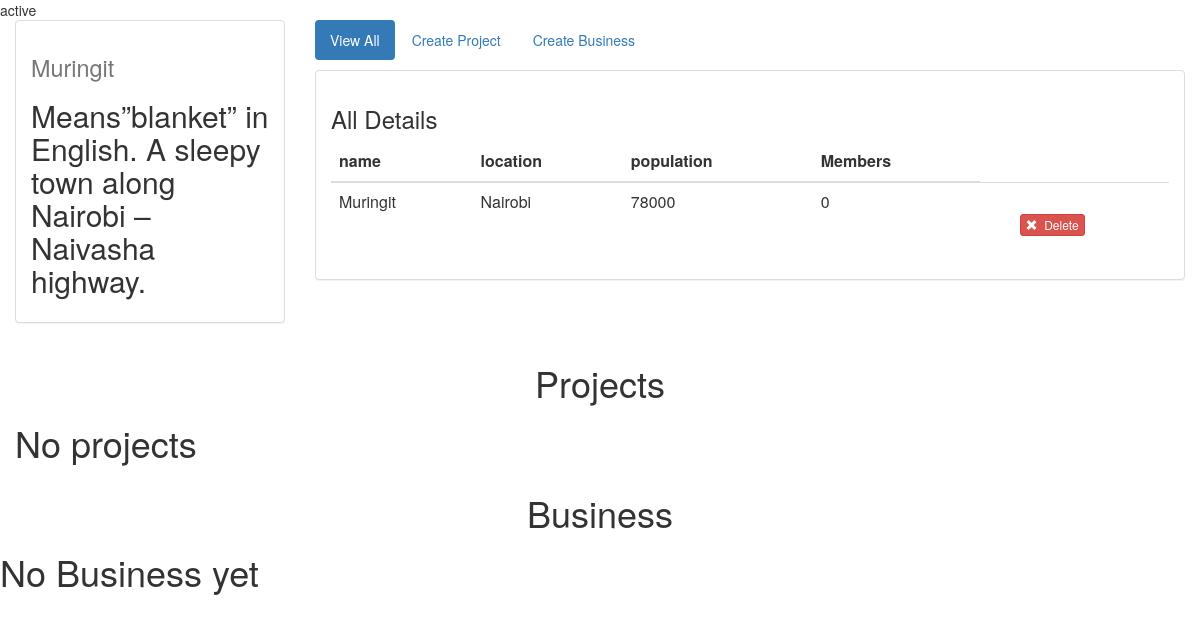
Screenshot of /3/ with the database file from the repository.
### app/models.py (models this page shows, shortened)
class Neighbourhood( models.Model ):
    CITY_CHOICES=(
        ('Nairobi' , 'Nairobi') ,
        ('Machakos' , 'Machakos') ,
        ('KItui' , 'KItui') ,
        ('Garissa' , 'Garissa') ,
        ('Mombasa' , 'Mombasa') ,
        ('Malindi' , 'Malindi') ,
        ('Kisumu' , 'Kisumu') ,
        ('Migori' , 'Migori') ,
        ('Kakamega' , 'Kakamega') ,
        ('Uasingishu' , 'Uasingishu') ,
    )
    name=models.CharField( max_length=300 , null=True )
    description=models.CharField(max_length=500 , null=True)
    location=models.CharField( max_length=100 , choices=CITY_CHOICES )
    population=models.IntegerField( )
    user=models.ForeignKey( User )

### app/views.py (the view)
# urls.py: url( r'^(?P<pk>[0-9]+)/$' , views.DetailView.as_view( ) , name='detail' ) ,
class DetailView( generic.DetailView ):
    model=Neighbourhood
    template_name='Hood/detail.html'

### app/templates/Hood/detail.html (shortened to what this page needs)
{% block body %}
  <link rel="stylesheet" href="https://maxcdn.bootstrapcdn.com/bootstrap/3.3.6/css/bootstrap.min.css">
    <link rel="stylesheet" type="text/css" href=""/>
<div class="container-fluid songs-container">
    <div class="row">
        <div class="col-sm-4 col-md-3">
            <div class="panel panel-default">
                <div class="panel-body">
                    <h1> <small>{{ neighbourhood.name }}</small></h1>
                    <h2>{{ neighbourhood.description }}</h2>
                </div>
            </div>
        </div>
        <div class="col-sm-8 col-md-9">
            <ul class="nav nav-pills" style="margin-bottom: 10px;">
                <li role="presentation" class="active"><a href="">View All</a></li>
                <li role="presentation"><a href="{% url 'project-add' %}">Create Project</a></li>
                <li role="presentation"><a href="{% url 'business-add' %}">Create Business</a></li>
            </ul>
            <div class="panel panel-default">
                <div class="panel-body">
                    <h3>All Details</h3>
                    <table class="table">
                        <thead>
                        <tr>
                            <th>name</th>
                            <th>location</th>
                             <th>population</th>
                            <th>Members</th>
                        </tr>
                        </thead>
                        <tbody>
                            <tr>
                                <td>{{ neighbourhood.name }}</td>
                                <td>{{ neighbourhood.location }}</td>
                                <td>{{ neighbourhood.population }}</td>
                                <td>{{ neighbourhood.users.|length}}</td>
                                <td>
                                </td>
                                <td>
                                    <br>
                                    <form action="{% url 'neighbourhood-delete' neighbourhood.id %}" method="post" style="display: inline;">
                                        <button type="submit" class="btn btn-danger btn-xs">
                                            <span class="glyphicon glyphicon-remove"></span>&nbsp; Delete
                                        </button>
                                    </form>
                                </td>
                            </tr>
                        </tbody>
                    </table>
                </div>
            </div>
        </div>
    </div>
</div>
<div class="container">
    <div class="row">
        <div class="col-sm-12">
             </div>
    {% if project %}
            {% for project in project %}
    <div class="col-md-6 sm-6 col-lg-6">
                    <div class="thumbnail">
                        <a href="{% url 'detail' project.id %}">
                            {{ project.title }}
                              </a>
                        <div class="caption">
                            <br>
                            <div class="footer">
                                {{ project.body }}
                            </div>
                        </div>
                         {% endfor %}
                    </div>
        {% else %}
       <h1 class="text-center">Projects</h1>
       <h1>No projects</h1>
       {% endif %}
    </div>
    </div>
    {% if business %}
            {% for business in business %}
        <div class="col-md-12 sm-12 col-lg-12">
                    <div class="thumbnail">
                        <a href="{% url 'detail' project.id %}">
                            {{ business.business_name }}
                              </a>
                        <div class="caption">
                            {{ business.email_address }}
                            <br>
                            <div class="footer">
                                {{ business.email_address }}
                            </div>
                        </div>
                         {% endfor %}
                    </div>
        {% else %}
       <h1 class="text-center">Business</h1>
       <h1>No Business yet</h1>
       {% endif %}
{% endblock %}

### rows the page displays
Neighbourhood: name "Muringit", description "Means”blanket” in English. A sleepy town along Nairobi – Naivasha highway.", location "Nairobi", population "78000"

### other values shown
{{ neighbourhood.users.|length }} "0"
